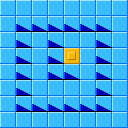

A level layout from a 2D game, rendered from its tile map. Below: a short description, then the map file with its tile-grid data intact:
An orthogonal 8x8 tile map with 16x16 px tiles, 3 tile layers (floor, walls, items).

<map version="1.10" tiledversion="1.11.0" orientation="orthogonal" renderorder="left-up" width="8" height="8" tilewidth="16" tileheight="16" infinite="0" nextlayerid="4" nextobjectid="1">
 <editorsettings>
  <export format="defold" />
 </editorsettings>
 <properties>
  <property name="moves" type="int" value="5" />
  <property name="name" value="OUT OF THE BOX" />
 </properties>
 <tileset firstgid="1" source="tiles.tsx" />
 <layer id="1" name="floor" width="8" height="8">
  <data encoding="csv">
0,0,0,0,0,0,0,0,
0,52,52,52,52,52,52,0,
0,52,0,52,0,0,52,0,
0,52,0,52,52,0,52,0,
0,52,0,52,52,0,52,0,
0,52,0,0,0,0,52,0,
0,52,52,52,52,52,52,0,
0,0,0,0,0,0,0,0
</data>
 </layer>
 <layer id="2" name="walls" width="8" height="8">
  <data encoding="csv">
51,51,51,51,51,51,51,51,
51,0,0,0,0,0,0,51,
51,0,51,0,51,51,0,51,
51,0,51,0,0,51,0,51,
51,0,51,0,0,51,0,51,
51,0,51,51,51,51,0,51,
51,0,0,0,0,0,0,51,
51,51,51,51,51,51,51,51
</data>
 </layer>
 <layer id="3" name="items" width="8" height="8">
  <data encoding="csv">
0,0,0,0,0,0,0,0,
0,0,0,0,0,0,0,0,
0,0,0,0,0,0,0,0,
0,0,0,0,2,0,0,0,
0,0,0,0,0,0,0,0,
0,0,0,0,0,0,0,0,
0,0,0,0,0,0,1,0,
0,0,0,0,0,0,0,0
</data>
 </layer>
</map>